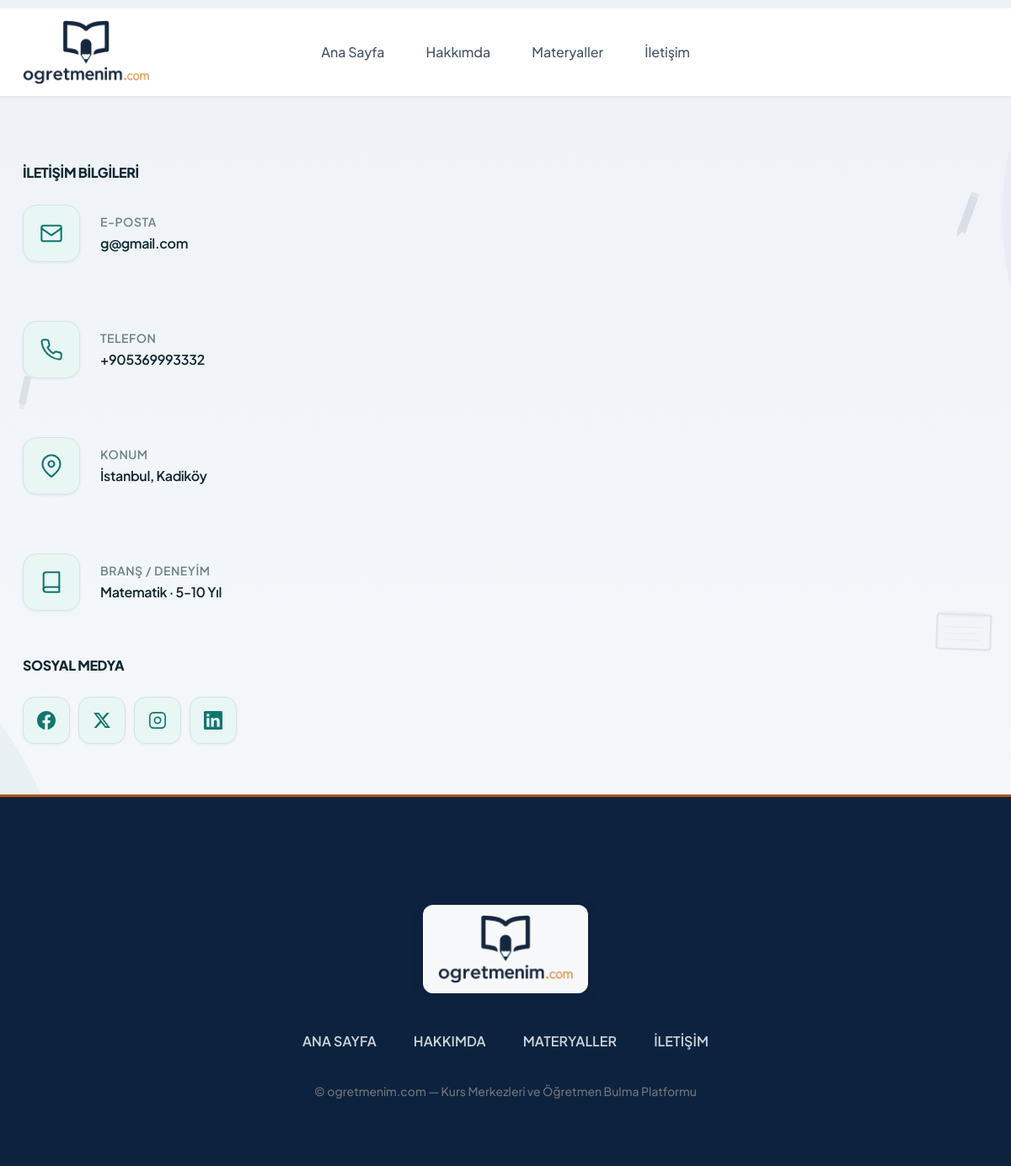
The page /usersite/contact/8 (signed in) on the database its author committed.
### conntoapp/models.py (models this page shows, shortened)
class CustomUser(AbstractUser):
    fullname = models.CharField(max_length=100, verbose_name="Ad Soyad")
    twitter = models.CharField(max_length=100, null=True, blank=True, verbose_name="Twitter (X)")
    facebook = models.CharField(max_length=100, null=True, blank=True, verbose_name="Facebook")
    linkedin = models.CharField(max_length=100, null=True, blank=True, verbose_name="LinkedIn")
    instagram = models.CharField(max_length=100, null=True, blank=True, verbose_name="Instagram")
    gender = models.CharField(max_length=6, choices=CustomUserChoices.GENDER_CHOICES, verbose_name="Cinsiyet")
    birth_date = models.DateField(verbose_name="Doğum Tarihi")
    phone = models.CharField(max_length=20, null=True, blank=True, verbose_name="Telefon")
    branch = models.CharField(
        max_length=50,
        choices=TeacherChoices.BRANCH_CHOICES,
        default='matematik',
        verbose_name="Branş",
    )
    experience_years = models.CharField(
        max_length=10,
        choices=TeacherChoices.EXPERIENCE_CHOICES,
        default='0-1',
        verbose_name="Deneyim Süresi",
    )
    work_schedule = models.CharField(
        max_length=20,
        choices=TeacherChoices.WORK_SCHEDULE_CHOICES,
        default='her_ikisi',
        verbose_name="Çalışma Şekli",
    )
    city = models.CharField(max_length=30, choices=CustomUserChoices.TURKISH_CITIES, verbose_name="Şehir")
    district = models.CharField(max_length=50, null=True, blank=True, verbose_name="İlçe")
    job = models.CharField(max_length=20, blank=True, default='')
    short_description = models.CharField(max_length=100, null=True, blank=True, verbose_name="Kısa Tanıtım")
    long_description = models.TextField(max_length=500, null=True, blank=True, verbose_name="Biyografi")
    view = models.IntegerField(default=0)
    last_seen = models.DateTimeField(null=True, blank=True, verbose_name="Son Aktiflik")
    image = models.ImageField(upload_to="images/", default="images/default.jpg", null=False, blank=False, verbose_name="Profil Fotoğrafı")
    class Meta:
        verbose_name = "Öğretmen"
        verbose_name_plural = "Öğretmenler"
    def get_district_display(self):
        from .district_data import get_district_label
        if not self.district:
            return ""
        return get_district_label(self.city, self.district)

### usersiteapp/views.py (the view)
# urls.py: path('contact/<int:pk>', views.contact, name="contact"),
def contact(request, pk):
    redirect_response = _require_usersite_access(request, pk)
    if redirect_response:
        return redirect_response
    user = getUser(pk)
    return render(request, "contact.html", {'user':user})

### conntoapp/context_processors.py (called while the page is built)
def site_processor(request):
    return {
        'SITE_NAME': settings.SITE_NAME,
        'SITE_TAGLINE': settings.SITE_TAGLINE,
        'header_branches': TeacherChoices.BRANCH_CHOICES,
        'header_cities': CustomUserChoices.TURKISH_CITIES,
    }

def course_center_processor(request):
    if 'course_center_id' in request.session:
        try:
            course_center = CourseCenter.objects.get(id=request.session['course_center_id'])
            return {
                'current_course_center': course_center,
                'is_course_center_view': True,
            }
        except CourseCenter.DoesNotExist:
            del request.session['course_center_id']
            del request.session['is_course_center']
    return {
        'current_course_center': None,
        'is_course_center_view': False,
    }

### conntoapp/course_center_auth.py (called while the page is built, shortened)
def redirect_if_cannot_view_usersite(request, pk):
    if request.session.get('course_center_id'):
        return None

### conntoapp/district_data.py (called while the page is built)
def get_district_label(city_slug, district_slug):
    if not city_slug or not district_slug:
        return district_slug or ""
    for slug, label in _load_districts().get(city_slug, []):
        if slug == district_slug:
            return label
    return district_slug

### conntoapp/user_presence.py (called while the page is built)
def should_update_presence(last_seen):
    if not last_seen:
        return True
    return timezone.now() - last_seen >= PRESENCE_UPDATE_INTERVAL

### usersiteapp/views.py (called while the page is built)
def _require_usersite_access(request, pk):
    return redirect_if_cannot_view_usersite(request, pk)

def getUser(pk):
    user = CustomUser.objects.filter(id = pk).first()
    return user

### usersiteapp/templates/contact.html (shortened to what this page needs)
{% extends 'conntoapp/userbase/userbase.html' %}
{% load static %}
{% block content %}
  <section class="contact-area">
    <div class="container">
      <div class="gx-row d-flex justify-content-between gap-24">
        <div class="contact-infos">
          <h3 data-aos="fade-up">İletişim Bilgileri</h3>
          <ul class="contact-details">
            <li class="d-flex align-items-center" data-aos="zoom-in">
              <div class="icon-box shadow-box connto-info-icon" aria-hidden="true">
                <svg viewBox="0 0 24 24" fill="none" stroke="currentColor" stroke-width="1.75" stroke-linecap="round" stroke-linejoin="round"><rect x="2" y="4" width="20" height="16" rx="2"/><path d="m2 7 10 7 10-7"/></svg>
              </div>
              <div class="right">
                <span>E-posta</span>
                <h4>{{ user.email }}</h4>
              </div>
            </li>
            <li class="d-flex align-items-center" data-aos="zoom-in">
              <div class="icon-box shadow-box connto-info-icon" aria-hidden="true">
              </div>
              <div class="right">
                <span>Telefon</span>
                <h4>{{ user.phone|default:"Belirtilmemiş" }}</h4>
              </div>
            </li>
            <li class="d-flex align-items-center" data-aos="zoom-in">
              <div class="icon-box shadow-box connto-info-icon" aria-hidden="true">
                <svg viewBox="0 0 24 24" fill="none" stroke="currentColor" stroke-width="1.75" stroke-linecap="round" stroke-linejoin="round"><path d="M21 10c0 7-9 13-9 13s-9-6-9-13a9 9 0 0 1 18 0z"/><circle cx="12" cy="10" r="3"/></svg>
              </div>
              <div class="right">
                <span>Konum</span>
                <h4>{{ user.get_city_display }}{% if user.district %}, {{ user.get_district_display }}{% endif %}</h4>
              </div>
            </li>
            <li class="d-flex align-items-center" data-aos="zoom-in">
              <div class="icon-box shadow-box connto-info-icon" aria-hidden="true">
                <svg viewBox="0 0 24 24" fill="none" stroke="currentColor" stroke-width="1.75" stroke-linecap="round" stroke-linejoin="round"><path d="M4 19.5A2.5 2.5 0 0 1 6.5 17H20"/><path d="M6.5 2H20v20H6.5A2.5 2.5 0 0 1 4 19.5v-15A2.5 2.5 0 0 1 6.5 2z"/></svg>
              </div>
              <div class="right">
                <span>Branş / Deneyim</span>
                <h4>{{ user.get_branch_display }} · {{ user.get_experience_years_display }}</h4>
              </div>
            </li>
          </ul>
          <h3 data-aos="fade-up">Sosyal Medya</h3>
          <ul class="social-links d-flex align-left" data-aos="zoom-in">
            {% if user.facebook %}
              <li>
                <a class="shadow-box connto-social-icon" target="_blank" href="{{ user.facebook }}" aria-label="Facebook">
                </a>
              </li>
            {% endif %}
            {% if user.twitter %}
              <li>
                <a class="shadow-box connto-social-icon" target="_blank" href="{{ user.twitter }}" aria-label="Twitter">
                  <svg viewBox="0 0 24 24" fill="currentColor"><path d="M18.244 2.25h3.308l-7.227 8.26 8.502 11.24H16.17l-5.214-6.817L4.99 21.75H1.68l7.73-8.835L1.254 2.25H8.08l4.713 6.231zm-1.161 17.52h1.833L7.084 4.126H5.117z"/></svg>
                </a>
              </li>
            {% endif %}
            {% if user.instagram %}
              <li>
                <a class="shadow-box connto-social-icon" target="_blank" href="{{ user.instagram }}" aria-label="Instagram">
                  <svg viewBox="0 0 24 24" fill="none" stroke="currentColor" stroke-width="1.75"><rect x="2" y="2" width="20" height="20" rx="5"/><path d="M16 11.37A4 4 0 1 1 12.63 8 4 4 0 0 1 16 11.37z"/><line x1="17.5" y1="6.5" x2="17.51" y2="6.5"/></svg>
                </a>
              </li>
            {% endif %}
            {% if user.linkedin %}
              <li>
                <a class="shadow-box connto-social-icon" target="_blank" href="{{ user.linkedin }}" aria-label="LinkedIn">
                </a>
              </li>
            {% endif %}
          </ul>
        </div>
      </div>
    </div>
  </section>
{% endblock %}

### static/userstatic/assets/css/style.css (style rules this page uses)
:root { --primary_color: #5B78F6; --dark: #323232; }
*,*::before,*::after { margin: 0; padding: 0; box-sizing: border-box; }
body { font-family: 'Inter', sans-serif; font-size: 14px; scroll-behavior: smooth; color: #9f9f9f; background: #0F0F0F; line-height: 19.2px; }
a { text-decoration: none; }
.container { max-width: 1170px; }
.gap-24 { gap: 24px; }
ul, ol { list-style: none; margin: 0; padding: 0; }
.shadow-box { position: relative; border-radius: 30px; background: #0F0F0F; }
.shadow-box::after { content: ''; position: absolute; left: 0; top: 0; top: 0; right: 0; bottom: 0; left: 0; background: linear-gradient(120deg, rgb(255 255 255 / 12%), rgb(255 255 255 / 1%)); content: ''; z-index: -1; border-radius: 30px; margin: -1px; }
.service-area .service-content-wrap .service-content-inner .service-item::before, .shadow-box::before { content: ''; position: absolute; left: 0; top: 0; width: 100%; height: 100%; z-index: 1; background: linear-gradient(120deg, rgba(255,255,255,0.3), rgba(255,255,255,0.05)); border-radius: 30px; opacity: 0.25; }
.shadow-box * { z-index: 2; position: relative; }
.contact-area { padding-top: 80px; }
.contact-area .contact-infos { width: 290px; flex: none; }
.contact-area .contact-infos h3 { color: #fff; font-size: 16px; text-transform: uppercase; margin-bottom: 29px; }
.contact-area .contact-infos .contact-details { margin-bottom: 55px; }
.contact-area .contact-infos .contact-details li { gap: 24px; }
.contact-area .contact-infos .contact-details li + li { margin-top: 70px; }
.contact-area .contact-infos .contact-details li .icon-box { width: 68px; height: 68px; border-radius: 10px; flex: none; text-align: center; line-height: 75px; font-size: 30px; color: #ffffff; }
.contact-area .contact-infos .contact-details li .icon-box::after, .contact-area .contact-infos .contact-details li .icon-box::before { border-radius: 10px; }
.contact-area .contact-infos .contact-details li .right span { display: block; color: #BCBCBC; font-size: 14px; opacity: 0.5; text-transform: uppercase; line-height: 1.2; margin-bottom: 7px; }
.contact-area .contact-infos .contact-details li .right h4 { color: #ffffff; font-size: 16px; opacity: 0.8; font-weight: 500; margin-bottom: 7px; }
.contact-area .contact-infos .contact-details li .right h4:last-child { margin-bottom: 0; }
.contact-area .social-links { gap: 10px; }
.contact-area .social-links li a { width: 82px; height: 82px; display: block; text-align: center; line-height: 92px; color: #ffffff; border-radius: 50%; font-size: 32px; transition: .3s; }
.contact-area .social-links li a:before, .contact-area .social-links li a:after { border-radius: 50%; }

### rows shown on the page
CustomUser: email "g@gmail.com", phone "+905369993332", city "İstanbul", district "Kadiköy", branch "Matematik", experience_years "5-10 Yıl"

### other values the page prints
{{ SITE_NAME }} "ogretmenim.com"
{{ SITE_TAGLINE }} "Kurs Merkezleri ve Öğretmen Bulma Platformu"
